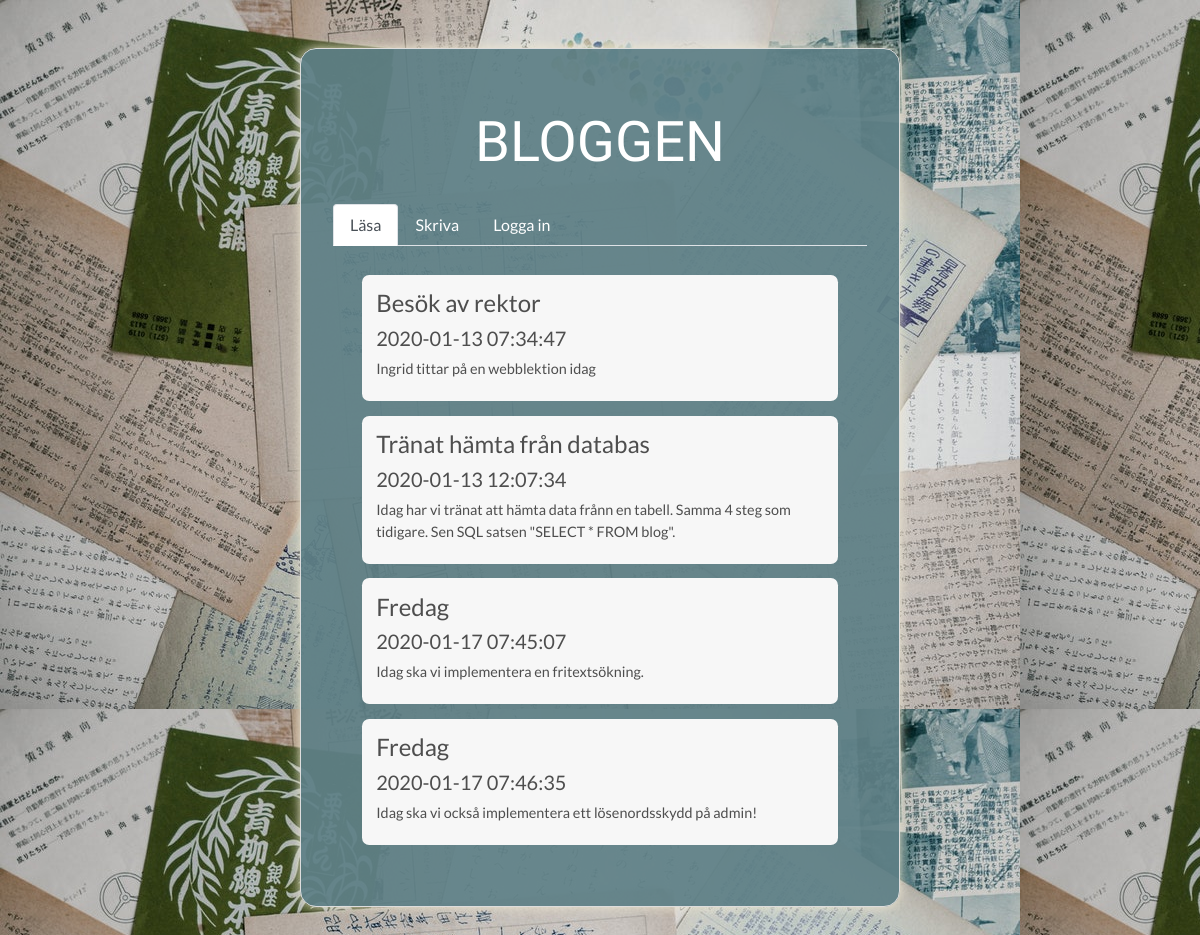
The page /labb-7/lasa.php on the database its author committed.
### tables this page shows
CREATE TABLE `blog` (
  `id` int(4) NOT NULL,
  `datum` timestamp NOT NULL DEFAULT CURRENT_TIMESTAMP,
  `rubrik` varchar(50) NOT NULL,
  `inlagg` text NOT NULL
);

### labb-7/lasa.php (the view, shortened to what this page needs)
<?php
include "./resurser/konfig-db.php";
?>
<!DOCTYPE html>
<html lang="sv">
<head>
    <link rel="stylesheet" href="https://stackpath.bootstrapcdn.com/bootstrap/4.3.1/css/bootstrap.min.css">
    <link rel="stylesheet" href="style.css">
</head>
<body>
    <div class="kontainer">
        <h1 class="display-4">Bloggen</h1>
        <nav>
            <ul class="nav nav-tabs">
                <li class="nav-item"><a class="nav-link active" href="./lasa.php">Läsa</a></li>
                <li class="nav-item"><a class="nav-link" href="./skriva.php">Skriva</a></li>
                <?php if (!isset($_SESSION['login'])) { ?>
                    <li class="nav-item"><a class="nav-link" href="./login.php">Logga in</a></li>
                <?php } else { ?>
                    <li class="nav-item"><a class="nav-link" href="./logout.php">Logga ut</a></li>
                <?php } ?>
            </ul>
        </nav>
        <main>
            <?php
            $query = "SELECT * FROM blog";
            $result = $conn->query($query);
            while ($row = $result->fetch_assoc()) {
                echo "<article>";
                echo "<h4>" . $row['rubrik'] . "</h4>";
                echo "<h5>" . $row['datum'] . "</h5>";
                echo "<p>" . $row['inlagg'] . "</p>";
                echo "</article>";
            }
            ?>
        </main>
    </div>
</body>
</html>

### labb-7/style.css (style rules this page uses)
html { box-sizing: border-box; }
*, *:before, *:after { box-sizing: inherit; }
body { background: #F9F6EB url("./bilder/bg.jpg"); }
.kontainer { width: 600px; padding: 2em; margin: 3em auto; background: #5f8087ed; border-radius: 1em; font-family: 'Lato', sans-serif; border: 1px solid #ddd; box-shadow: 0 0 12px #f0e9d1; color: #4e4e4e; }
h1, h2, h3 { color: #FFF; font-family: 'Zhi Mang Xing', cursive; text-transform: uppercase; text-align: center; }
h1, h2, h3, p { margin: 0.5em 0; }
main { padding: 1em; font-size: 0.9em; }
nav { text-align: center; }
nav .nav-link { color: #FFF; }
main article { background: #f7f7f7; padding: 1em; margin: 1em; border-radius: 0.5em; }

### rows shown on the page
blog: rubrik "Besök av rektor", datum "2020-01-13 07:34:47", inlagg "Ingrid tittar på en webblektion idag"
blog: rubrik "Tränat hämta från databas", datum "2020-01-13 12:07:34", inlagg "Idag har vi tränat att hämta data frånn en tabell. Samma 4 steg som tidigare. Sen SQL satsen \"SELECT * FROM blog\"."
blog: rubrik "Fredag", datum "2020-01-17 07:45:07", inlagg "Idag ska vi implementera en fritextsökning."
blog: rubrik "Fredag", datum "2020-01-17 07:46:35", inlagg "Idag ska vi också implementera ett lösenordsskydd på admin!"
